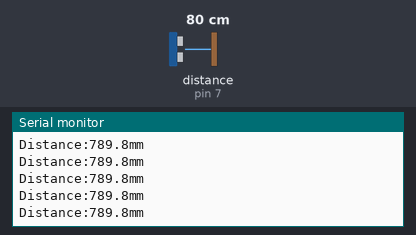
The sketch below on a simulated Arduino Uno, built with avr-gcc and run on an emulated ATmega328P. On the bench: the last lines printed to the serial monitor. Wiring (inferred from the names in the program): ultrasonic range finder: trigger pin 6; echo pin 7. The test bench sets the inputs (shaded band); at power-on: distance to the obstacle (sensor on pin 7) 80 cm. The echo pulse lasts 58.3 µs per cm.

Above: at 1.2 s.
1.3 s: distance to the obstacle (sensor on pin 7) set to 299 cm
At 1.62 s:
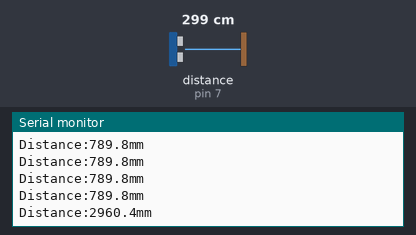
4.3 s: distance to the obstacle (sensor on pin 7) set to 2 cm
At 4.45 s:
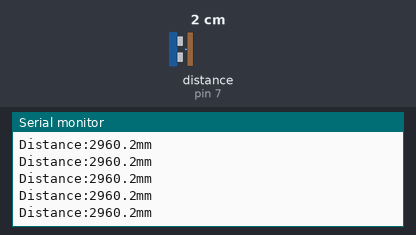
Timing chart, 0 to 7.3 s (numbered marks = the images above; inputs shaded):
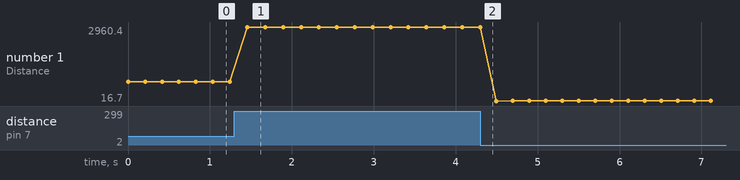

Measured:
- after the input at 1.3 s, the serial monitor: prints a new line after 0.16 s (image 1)
- plotted number 1: 789.8 → 2960.2 after the input at 1.3 s, 2960.2 → 16.8 after the input at 4.3 s

The sketch:

hc_sr04_sensor.ino
```cpp
// HC-SR04 → 시리얼 한 줄 출력
// TRIG pin 6, ECHO pin 7, 9600 baud
// 출력 예: Distance:123.4mm

const int trigPin = 6;
const int echoPin = 7;

void setup() {
  Serial.begin(9600);
  pinMode(echoPin, INPUT);
  pinMode(trigPin, OUTPUT);
}

void loop() {
  digitalWrite(trigPin, LOW);
  delayMicroseconds(2);
  digitalWrite(trigPin, HIGH);
  delayMicroseconds(10);
  digitalWrite(trigPin, LOW);

  unsigned long duration = pulseIn(echoPin, HIGH, 30000UL);
  float distanceMm = -1.0f;
  if (duration > 0) {
    distanceMm = (340.0f * (float)duration) / 2000.0f;
  }

  Serial.print("Distance:");
  Serial.print(distanceMm, 1);
  Serial.println("mm");

  delay(200);
}
```
